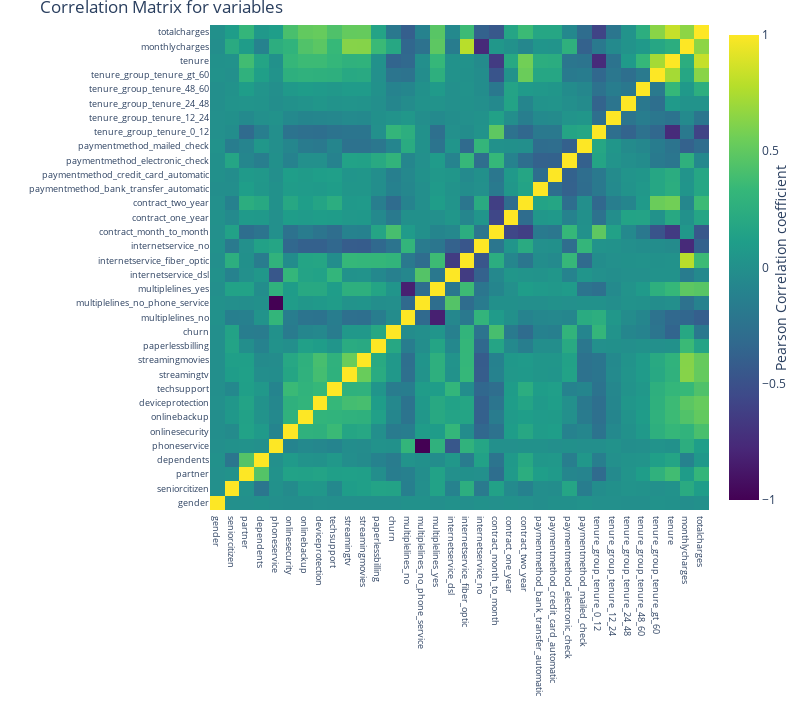

Write notebook code for a chart like this one.
### Markdown cell above
### 1.5 Correlation Matrix

### Code cell
correlation = telcom.corr()
matrix_cols = correlation.columns.tolist()
corr_array = np.array(correlation)
trace = go.Heatmap(z=corr_array,
                   x=matrix_cols,
                   y=matrix_cols,
                   colorscale="Viridis",
                   colorbar=dict(title="Pearson Correlation coefficient",
                                 titleside="right"
                                 ),
                   )
layout = go.Layout(dict(title="Correlation Matrix for variables",
                        autosize=False,
                        height=720,
                        width=800,
                        margin=dict(r=0, l=210,
                                    t=25, b=210,
                                    ),
                        yaxis=dict(tickfont=dict(size=9)),
                        xaxis=dict(tickfont=dict(size=9))
                        )
                   )
fig = go.Figure(data=[trace], layout=layout)
py.iplot(fig)

### Figure 1 — Plotly figure (JSON) as saved in the notebook; plotly's stock layout.template omitted (floating-point values rounded to 4 significant figures; data arrays with more than 128 entries replaced by an {"elided": "..."} marker saying what was removed)
{"data": [{"colorbar": {"title": {"side": "right", "text": "Pearson Correlation coefficient"}}, "colorscale": [[0, "#440154"], [0.1111, "#482878"], [0.2222, "#3e4989"], [0.3333, "#31688e"], [0.4444, "#26828e"], [0.5556, "#1f9e89"], [0.6667, "#35b779"], [0.7778, "#6ece58"], [0.8889, "#b5de2b"], [1, "#fde725"]], "type": "heatmap", "x": ["gender", "seniorcitizen", "partner", "dependents", "phoneservice", "onlinesecurity", "onlinebackup", "deviceprotection", "techsupport", "streamingtv", "streamingmovies", "paperlessbilling", "churn", "multiplelines_no", "multiplelines_no_phone_service", "multiplelines_yes", "internetservice_dsl", "internetservice_fiber_optic", "internetservice_no", "contract_month_to_month", "contract_one_year", "contract_two_year", "paymentmethod_bank_transfer_automatic", "paymentmethod_credit_card_automatic", "paymentmethod_electronic_check", "paymentmethod_mailed_check", "tenure_group_tenure_0_12", "tenure_group_tenure_12_24", "tenure_group_tenure_24_48", "tenure_group_tenure_48_60", "tenure_group_tenure_gt_60", "tenure", "monthlycharges", "totalcharges"], "y": ["gender", "seniorcitizen", "partner", "dependents", "phoneservice", "onlinesecurity", "onlinebackup", "deviceprotection", "techsupport", "streamingtv", "streamingmovies", "paperlessbilling", "churn", "multiplelines_no", "multiplelines_no_phone_service", "multiplelines_yes", "internetservice_dsl", "internetservice_fiber_optic", "internetservice_no", "contract_month_to_month", "contract_one_year", "contract_two_year", "paymentmethod_bank_transfer_automatic", "paymentmethod_credit_card_automatic", "paymentmethod_electronic_check", "paymentmethod_mailed_check", "tenure_group_tenure_0_12", "tenure_group_tenure_12_24", "tenure_group_tenure_24_48", "tenure_group_tenure_48_60", "tenure_group_tenure_gt_60", "tenure", "monthlycharges", "totalcharges"], "z": {"elided": "34x34 float values"}}], "layout": {"autosize": false, "height": 720, "margin": {"b": 210, "l": 210, "r": 0, "t": 25}, "title": {"text": "Correlation Matrix for variables"}, "width": 800, "xaxis": {"tickfont": {"size": 9}}, "yaxis": {"tickfont": {"size": 9}}}}
